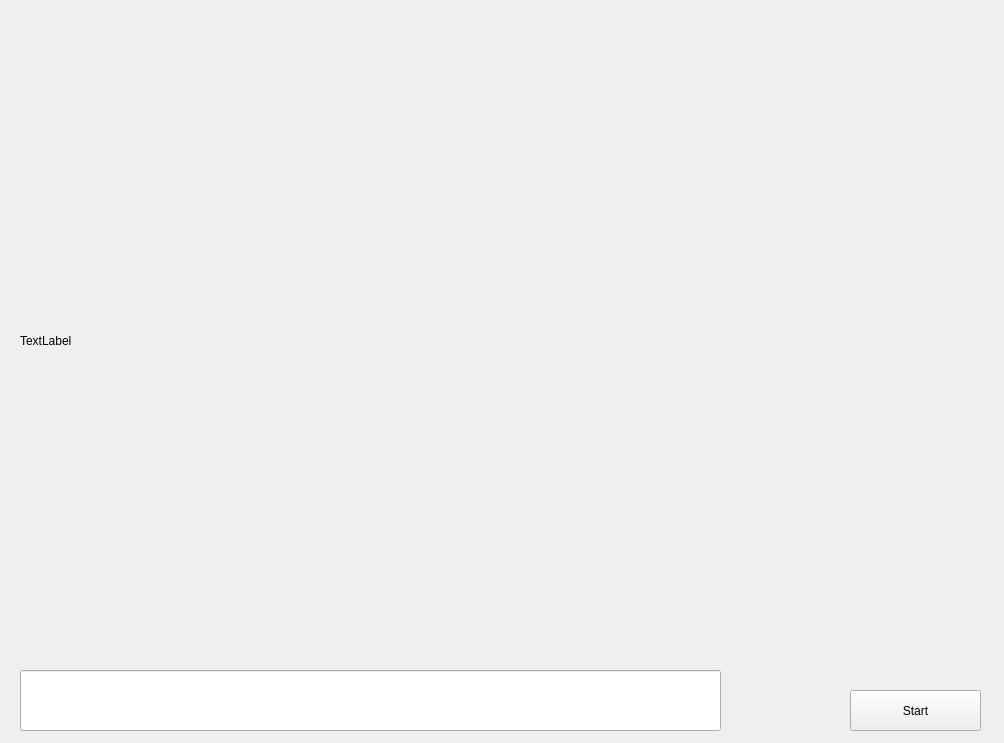
<?xml version="1.0" encoding="UTF-8"?>
<ui version="4.0">
 <class>MainWidget</class>
 <widget class="QWidget" name="MainWidget">
  <property name="geometry">
   <rect>
    <x>0</x>
    <y>0</y>
    <width>1004</width>
    <height>743</height>
   </rect>
  </property>
  <property name="windowTitle">
   <string>MainWidget</string>
  </property>
  <widget class="QLabel" name="label">
   <property name="geometry">
    <rect>
     <x>20</x>
     <y>20</y>
     <width>971</width>
     <height>641</height>
    </rect>
   </property>
   <property name="text">
    <string>TextLabel</string>
   </property>
  </widget>
  <widget class="QPushButton" name="pushButton">
   <property name="geometry">
    <rect>
     <x>850</x>
     <y>690</y>
     <width>131</width>
     <height>41</height>
    </rect>
   </property>
   <property name="text">
    <string>Start</string>
   </property>
  </widget>
  <widget class="QLineEdit" name="lineEdit">
   <property name="geometry">
    <rect>
     <x>20</x>
     <y>670</y>
     <width>701</width>
     <height>61</height>
    </rect>
   </property>
  </widget>
 </widget>
 <layoutdefault spacing="6" margin="11"/>
 <resources/>
 <connections/>
</ui>
